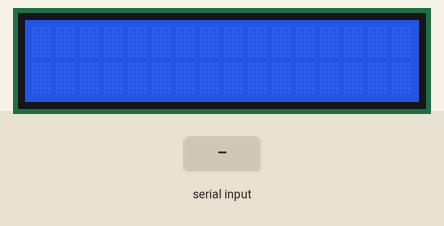
This sketch was run on a simulated Arduino Uno, built with avr-gcc and run on an emulated ATmega328P. Shown: 16×2 character LCD. The inputs (shaded band) are chosen by the test bench.

Above: at 1.2 s.
1.3 s: "1\n" received over Serial
At 2.4 s:
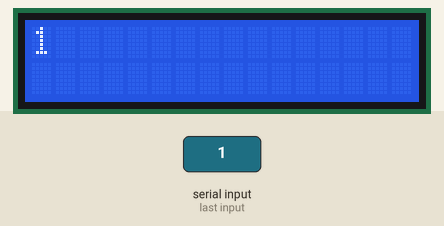
2.8 s: "0\n" received over Serial
At 3.5 s:
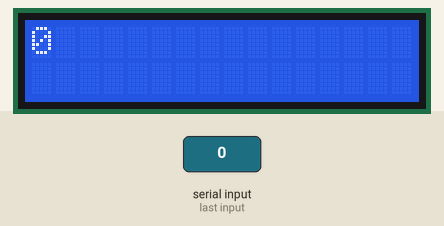
4.3 s: "2\n" received over Serial
At 4.7 s:
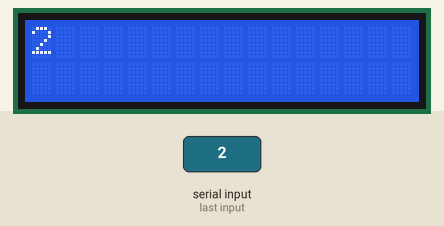
Timing chart, 0 to 7.3 s (numbered marks = the images above; inputs shaded):
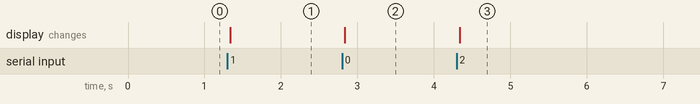

The sketch:

ardwatcher.ino
```cpp
#include <Wire.h>
#include <LiquidCrystal_I2C.h>

LiquidCrystal_I2C lcd(0x3F, 16, 2);

String line = "";
int rd = 0;

void setup()
{
	lcd.begin();
	lcd.backlight();

	Serial.begin(9600);
}

void loop() {
  while (Serial.available()) {
    char c = (char) Serial.read();

  if (c != '\n' && c != '`'){
    line += c;
    lcd.setCursor(0,1);
    lcd.write(c);
    rd++;
    continue;
  }
      String lines[2];

      lcd.clear();
      for (int j = 0; j < 2; j++){
        for (int i = 0; i < 16; i++){
          int strPos = i+(j*16);
          char cur = line.charAt(strPos);
          if (strPos >= rd) {
            cur = ' ';
          }
          lines[j]+=cur;
        }
        lcd.setCursor(0,j);
        lcd.print(lines[j]);
      }

      rd = 0;
      line = "";
  }
}
```

Measured:
- after the input at 1.3 s, the display: changes at once (image 1)
- after the input at 2.8 s, the display: changes at once (image 2)
- after the input at 4.3 s, the display: changes at once (image 3)
